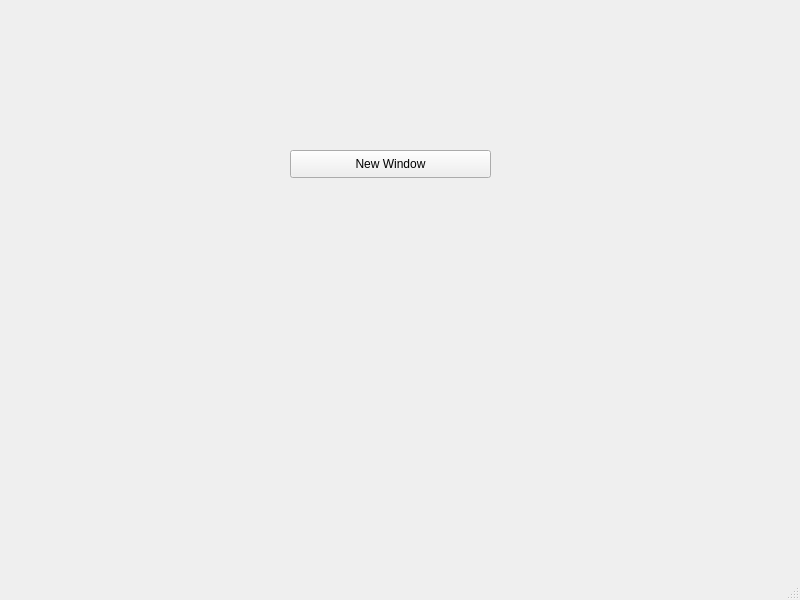
<?xml version="1.0" encoding="UTF-8"?>
<ui version="4.0">
 <class>MainWindow</class>
 <widget class="QMainWindow" name="MainWindow">
  <property name="geometry">
   <rect>
    <x>0</x>
    <y>0</y>
    <width>800</width>
    <height>600</height>
   </rect>
  </property>
  <property name="windowTitle">
   <string>MainWindow</string>
  </property>
  <widget class="QWidget" name="centralwidget">
   <widget class="QPushButton" name="pushButton">
    <property name="geometry">
     <rect>
      <x>290</x>
      <y>150</y>
      <width>201</width>
      <height>28</height>
     </rect>
    </property>
    <property name="text">
     <string>New Window</string>
    </property>
   </widget>
  </widget>
  <widget class="QMenuBar" name="menubar">
   <property name="geometry">
    <rect>
     <x>0</x>
     <y>0</y>
     <width>800</width>
     <height>25</height>
    </rect>
   </property>
  </widget>
  <widget class="QStatusBar" name="statusbar"/>
 </widget>
 <resources/>
 <connections/>
</ui>
